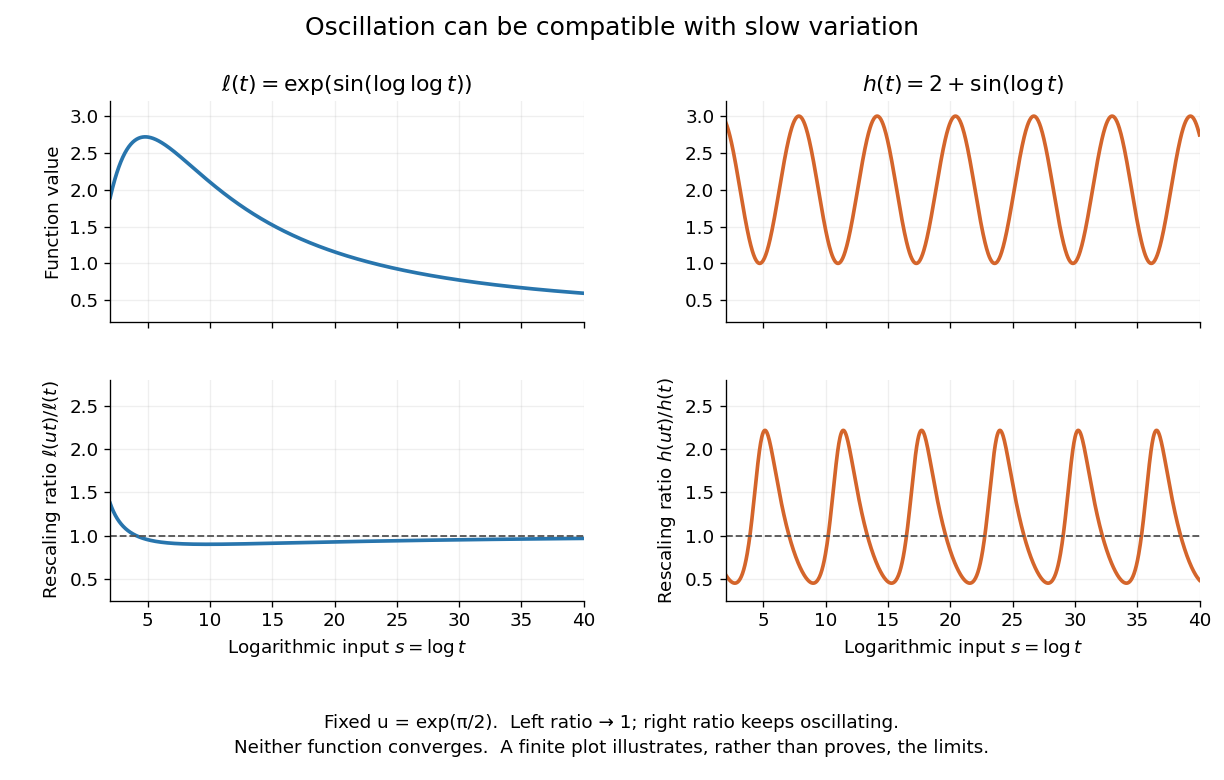

Source code (Python):
"""Generate slow-variation-oscillation-comparison.png in the current directory."""

from pathlib import Path

import matplotlib

matplotlib.use("Agg")
import matplotlib.pyplot as plt
import numpy as np


def main():
    plt.rcParams.update({"font.size": 11, "axes.spines.top": False,
                         "axes.spines.right": False})
    s = np.linspace(2, 40, 1200)
    shift = np.pi / 2
    slow = np.exp(np.sin(np.log(s)))
    fast = 2 + np.sin(s)
    slow_ratio = np.exp(np.sin(np.log(s + shift)) - np.sin(np.log(s)))
    fast_ratio = (2 + np.sin(s + shift)) / fast
    fig, axes = plt.subplots(2, 2, figsize=(10.2, 6.5), dpi=120,
                             facecolor="white", sharex=True)
    axes[0, 0].plot(s, slow, color="#2875ad", linewidth=2.2)
    axes[0, 1].plot(s, fast, color="#d4652b", linewidth=2.2)
    axes[0, 0].set(title=r"$\ell(t)=\exp(\sin(\log\log t))$",
                   ylabel="Function value", ylim=(0.2, 3.2))
    axes[0, 1].set(title=r"$h(t)=2+\sin(\log t)$", ylim=(0.2, 3.2))
    axes[1, 0].plot(s, slow_ratio, color="#2875ad", linewidth=2.2)
    axes[1, 1].plot(s, fast_ratio, color="#d4652b", linewidth=2.2)
    axes[1, 0].set(ylabel=r"Rescaling ratio $\ell(ut)/\ell(t)$",
                   xlabel=r"Logarithmic input $s=\log t$")
    axes[1, 1].set(ylabel=r"Rescaling ratio $h(ut)/h(t)$",
                   xlabel=r"Logarithmic input $s=\log t$")
    for ax in axes[1]:
        ax.axhline(1, color="#555555", linestyle="--", linewidth=1.1)
        ax.set_ylim(0.25, 2.8)
    for ax in axes.flat:
        ax.grid(alpha=0.2)
        ax.set_xlim(2, 40)
    fig.suptitle("Oscillation can be compatible with slow variation",
                 fontsize=15, y=0.98)
    fig.subplots_adjust(left=0.09, right=0.98, bottom=0.23, top=0.87,
                        wspace=0.30, hspace=0.26)
    fig.text(0.5, 0.035,
             "Fixed u = exp(π/2).  Left ratio → 1; right ratio keeps oscillating.\n"
             "Neither function converges.  A finite plot illustrates, rather than proves, the limits.",
             ha="center", fontsize=11, linespacing=1.5)
    fig.savefig(Path.cwd() / "slow-variation-oscillation-comparison.png",
                facecolor="white")
    plt.close(fig)


if __name__ == "__main__":
    main()
